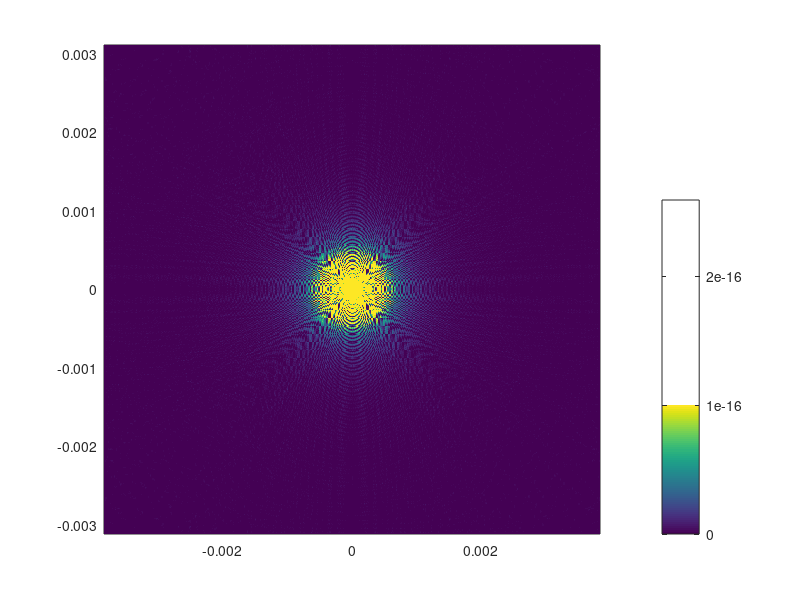

This chart was generated by the following MATLAB code:
% from http://www.mathworks.com/matlabcentral/answers/80612-modeling-the-point-spread-function-of-a-simple-lens-with-defocus-aberration

% I am trying to model the PSF of a simple lens with a defocus aberration.
% I started by finding the geometric optics prediction of the system blur
% and convolving it with the impulse response of the exit pupil to account
% for diffraction. This gave me physically believable results. I would like
% to verify that with a purely wave-optical approach. I have attempted to
% do this following Goodman's formulation of an aberrated spherical wave
% front in chapter 6 of Introduction to Fourier Optics:

% P(x,y) = P(x,y)*exp[j*k*W(x,y)]

% where P(x,y) is the aperture and 
% W(x,y) = (-1/2)*((1/za)-(1/zi))*(x^2 + y^2). zi is the distance between
% the lens and the image plane. za is the distance between the lens and the
% point to which the aberrated wave is converging. As the difference
% between zi and za gets larger, the PSF should get wider (more blur). But
% in the code that follows, I am seeing no change as a function of za.

% Camera system parameters
zi = .0981;                 % Distance to image plane (m)
Feff = .078;                % Effective focal length of the system (m)
w = .001;                   % Radius of the aperture (m)

% Array paramters
M = 1280;                   % number of pixels wide
N = 1040;                   % number of pixels long
dx = 6e-6;                  % sample interval (m)
Lx = dx*M;                  % physical width (m)
Ly = dx*N;                  % physical length (m)

% Create array
x = -Lx/2:dx:Lx/2-dx;
y = -Ly/2:dx:Ly/2-dx;
[xx,yy] = meshgrid(x,y);

% Illumination
lambda = 0.4e-6;            % wavelength (m)
k = 2*pi/lambda;            % wavenumber (1/m)

% Center of focus of aberrated wave (this is what is changing)
za = .099;

% wave front aberration
kW =  -0.5*((1/za) - (1/zi))*(xx.*xx + yy.*yy);

% complex pupil function
P = ((sqrt(xx.*xx + yy.*yy)/(2*w)) < 1) .* exp(1i*k*kW);

% transfer function
h = fftshift(fft2(fftshift(P))) * dx^2;
im = abs(h).^2;

figure(326);
clf;
pcolor(xx, yy, im);
shading flat;
colorbar();
caxis([0 1e-16]);
